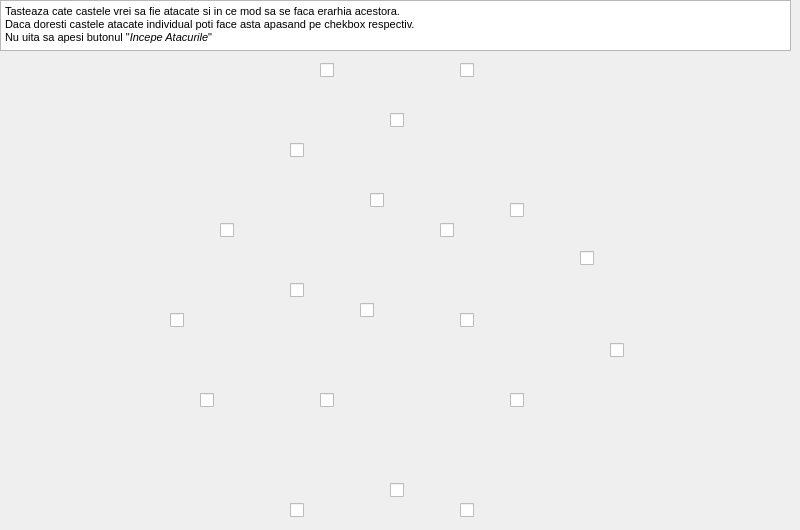
    <widget class="QWidget" name="tab_3">
     <attribute name="title">
      <string>Avanpost II</string>
     </attribute>
     <widget class="QTextBrowser" name="textBrowser_5">
      <property name="geometry">
       <rect>
        <x>0</x>
        <y>0</y>
        <width>791</width>
        <height>51</height>
       </rect>
      </property>
      <property name="html">
       <string>&lt;!DOCTYPE HTML PUBLIC &quot;-//W3C//DTD HTML 4.0//EN&quot; &quot;http://www.w3.org/TR/REC-html40/strict.dtd&quot;&gt;
&lt;html&gt;&lt;head&gt;&lt;meta name=&quot;qrichtext&quot; content=&quot;1&quot; /&gt;&lt;style type=&quot;text/css&quot;&gt;
p, li { white-space: pre-wrap; }
&lt;/style&gt;&lt;/head&gt;&lt;body style=&quot; font-family:'MS Shell Dlg 2'; font-size:7.8pt; font-weight:400; font-style:normal;&quot;&gt;
&lt;p style=&quot; margin-top:0px; margin-bottom:0px; margin-left:0px; margin-right:0px; -qt-block-indent:0; text-indent:0px;&quot;&gt;&lt;span style=&quot; font-size:8.25pt;&quot;&gt;Tasteaza cate castele vrei sa fie atacate si in ce mod sa se faca erarhia acestora.&lt;/span&gt;&lt;/p&gt;
&lt;p style=&quot; margin-top:0px; margin-bottom:0px; margin-left:0px; margin-right:0px; -qt-block-indent:0; text-indent:0px;&quot;&gt;&lt;span style=&quot; font-size:8.25pt;&quot;&gt;Daca doresti castele atacate individual poti face asta apasand pe chekbox respectiv.&lt;/span&gt;&lt;/p&gt;
&lt;p style=&quot; margin-top:0px; margin-bottom:0px; margin-left:0px; margin-right:0px; -qt-block-indent:0; text-indent:0px;&quot;&gt;&lt;span style=&quot; font-size:8.25pt;&quot;&gt;Nu uita sa apesi butonul &amp;quot;&lt;/span&gt;&lt;span style=&quot; font-size:8.25pt; font-style:italic;&quot;&gt;Incepe Atacurile&lt;/span&gt;&lt;span style=&quot; font-size:8.25pt;&quot;&gt;&amp;quot;&lt;/span&gt;&lt;/p&gt;&lt;/body&gt;&lt;/html&gt;</string>
      </property>
     </widget>
     <widget class="QLabel" name="label_3">
      <property name="geometry">
       <rect>
        <x>0</x>
        <y>50</y>
        <width>791</width>
        <height>471</height>
       </rect>
      </property>
      <property name="minimumSize">
       <size>
        <width>80</width>
        <height>60</height>
       </size>
      </property>
      <property name="maximumSize">
       <size>
        <width>800</width>
        <height>600</height>
       </size>
      </property>
      <property name="text">
       <string/>
      </property>
      <property name="pixmap">
       <pixmap>av2.png</pixmap>
      </property>
      <property name="scaledContents">
       <bool>true</bool>
      </property>
     </widget>
     <widget class="QCheckBox" name="checkBox_41">
      <property name="geometry">
       <rect>
        <x>320</x>
        <y>60</y>
        <width>20</width>
        <height>20</height>
       </rect>
      </property>
      <property name="text">
       <string/>
      </property>
     </widget>
     <widget class="QCheckBox" name="checkBox_42">
      <property name="geometry">
       <rect>
        <x>460</x>
        <y>60</y>
        <width>20</width>
        <height>20</height>
       </rect>
      </property>
      <property name="text">
       <string/>
      </property>
     </widget>
     <widget class="QCheckBox" name="checkBox_43">
      <property name="geometry">
       <rect>
        <x>460</x>
        <y>500</y>
        <width>20</width>
        <height>20</height>
       </rect>
      </property>
      <property name="text">
       <string/>
      </property>
     </widget>
     <widget class="QCheckBox" name="checkBox_44">
      <property name="geometry">
       <rect>
        <x>220</x>
        <y>220</y>
        <width>20</width>
        <height>20</height>
       </rect>
      </property>
      <property name="text">
       <string/>
      </property>
     </widget>
     <widget class="QCheckBox" name="checkBox_45">
      <property name="geometry">
       <rect>
        <x>170</x>
        <y>310</y>
        <width>20</width>
        <height>20</height>
       </rect>
      </property>
      <property name="text">
       <string/>
      </property>
     </widget>
     <widget class="QCheckBox" name="checkBox_46">
      <property name="geometry">
       <rect>
        <x>200</x>
        <y>390</y>
        <width>20</width>
        <height>20</height>
       </rect>
      </property>
      <property name="text">
       <string/>
      </property>
     </widget>
     <widget class="QCheckBox" name="checkBox_47">
      <property name="geometry">
       <rect>
        <x>290</x>
        <y>140</y>
        <width>20</width>
        <height>20</height>
       </rect>
      </property>
      <property name="text">
       <string/>
      </property>
     </widget>
     <widget class="QCheckBox" name="checkBox_48">
      <property name="geometry">
       <rect>
        <x>290</x>
        <y>280</y>
        <width>20</width>
        <height>20</height>
       </rect>
      </property>
      <property name="text">
       <string/>
      </property>
     </widget>
     <widget class="QCheckBox" name="checkBox_49">
      <property name="geometry">
       <rect>
        <x>320</x>
        <y>390</y>
        <width>20</width>
        <height>20</height>
       </rect>
      </property>
      <property name="text">
       <string/>
      </property>
     </widget>
     <widget class="QCheckBox" name="checkBox_50">
      <property name="geometry">
       <rect>
        <x>370</x>
        <y>190</y>
        <width>20</width>
        <height>20</height>
       </rect>
      </property>
      <property name="text">
       <string/>
      </property>
      <property name="tristate">
       <bool>false</bool>
      </property>
     </widget>
     <widget class="QCheckBox" name="checkBox_51">
      <property name="geometry">
       <rect>
        <x>360</x>
        <y>300</y>
        <width>20</width>
        <height>20</height>
       </rect>
      </property>
      <property name="text">
       <string/>
      </property>
     </widget>
     <widget class="QCheckBox" name="checkBox_52">
      <property name="geometry">
       <rect>
        <x>390</x>
        <y>480</y>
        <width>20</width>
        <height>20</height>
       </rect>
      </property>
      <property name="text">
       <string/>
      </property>
     </widget>
     <widget class="QCheckBox" name="checkBox_53">
      <property name="geometry">
       <rect>
        <x>390</x>
        <y>110</y>
        <width>20</width>
        <height>20</height>
       </rect>
      </property>
      <property name="text">
       <string/>
      </property>
     </widget>
     <widget class="QCheckBox" name="checkBox_54">
      <property name="geometry">
       <rect>
        <x>440</x>
        <y>220</y>
        <width>20</width>
        <height>20</height>
       </rect>
      </property>
      <property name="text">
       <string/>
      </property>
     </widget>
     <widget class="QCheckBox" name="checkBox_55">
      <property name="geometry">
       <rect>
        <x>460</x>
        <y>310</y>
        <width>20</width>
        <height>20</height>
       </rect>
      </property>
      <property name="text">
       <string/>
      </property>
     </widget>
     <widget class="QCheckBox" name="checkBox_56">
      <property name="geometry">
       <rect>
        <x>510</x>
        <y>200</y>
        <width>20</width>
        <height>20</height>
       </rect>
      </property>
      <property name="text">
       <string/>
      </property>
     </widget>
     <widget class="QCheckBox" name="checkBox_57">
      <property name="geometry">
       <rect>
        <x>510</x>
        <y>390</y>
        <width>20</width>
        <height>20</height>
       </rect>
      </property>
      <property name="text">
       <string/>
      </property>
     </widget>
     <widget class="QCheckBox" name="checkBox_58">
      <property name="geometry">
       <rect>
        <x>290</x>
        <y>500</y>
        <width>20</width>
        <height>20</height>
       </rect>
      </property>
      <property name="text">
       <string/>
      </property>
     </widget>
     <widget class="QCheckBox" name="checkBox_59">
      <property name="geometry">
       <rect>
        <x>580</x>
        <y>250</y>
        <width>16</width>
        <height>17</height>
       </rect>
      </property>
      <property name="text">
       <string/>
      </property>
     </widget>
     <widget class="QCheckBox" name="checkBox_60">
      <property name="geometry">
       <rect>
        <x>610</x>
        <y>340</y>
        <width>20</width>
        <height>20</height>
       </rect>
      </property>
      <property name="text">
       <string/>
      </property>
     </widget>
    </widget>
